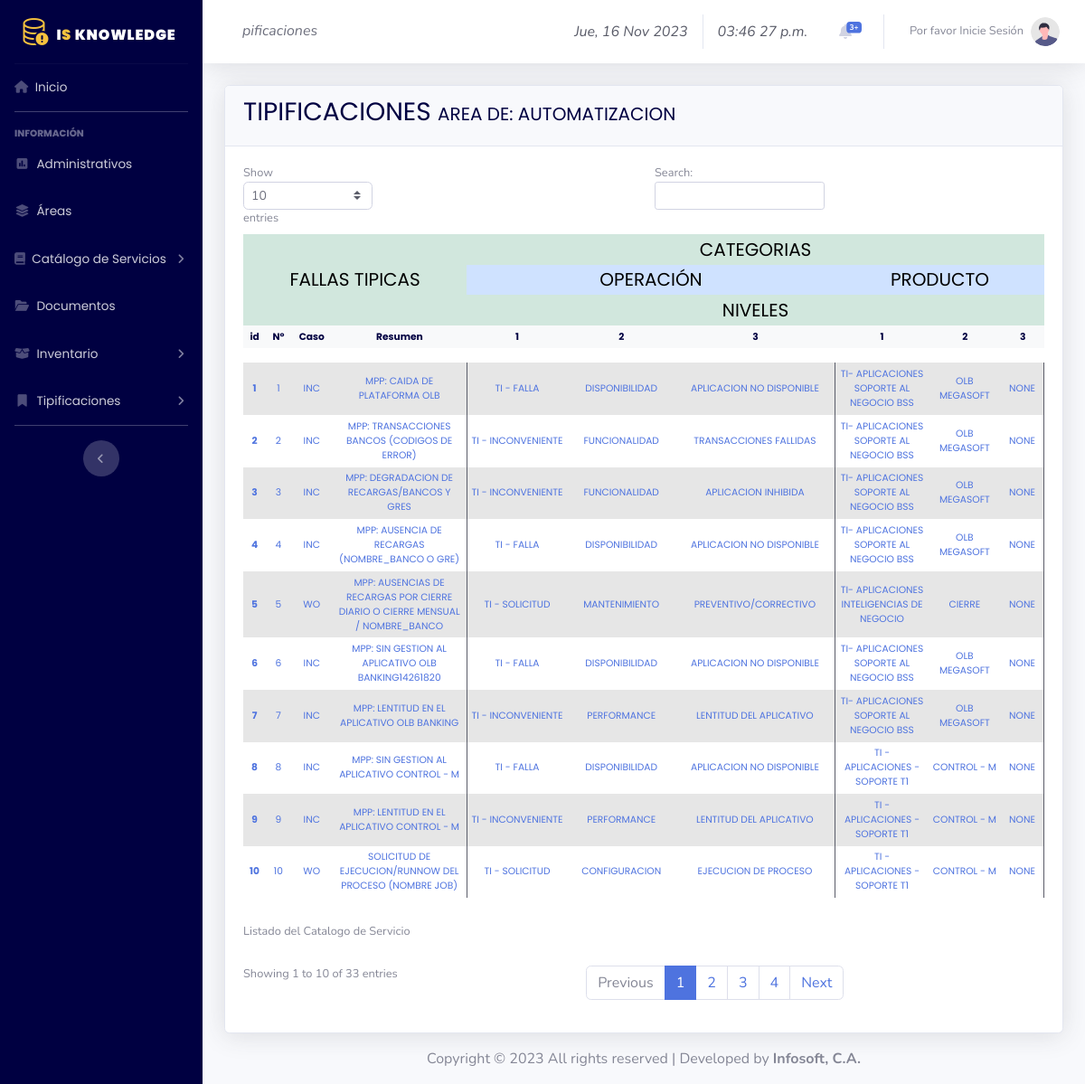
The page /tipificaciones/index.php?tipificaciones=3&area=automatizacion&value=1 on the database its author committed.
### tables this page shows
CREATE TABLE `ke_tipificaciones` (
  `KET_ID` int NOT NULL,
  `KET_ORDER` int NOT NULL,
  `KET_AREA` varchar(255) NOT NULL,
  `KET_TYPE_CASO` varchar(255) NOT NULL,
  `KET_RESUMEN` varchar(255) NOT NULL,
  `KET_OPERACIONES1` varchar(255) NOT NULL,
  `KET_OPERACIONES2` varchar(255) NOT NULL,
  `KET_OPERACIONES3` varchar(255) NOT NULL,
  `KET_PRODUCTO1` varchar(255) NOT NULL,
  `KET_PRODUCTO2` varchar(255) NOT NULL,
  `KET_PRODUCTO3` varchar(255) NOT NULL,
  `KET_CREATION_DATE` date NOT NULL,
  `KET_CREATION_USER` varchar(255) NOT NULL,
  `KET_UPDATE_DATE` date NOT NULL,
  `KET_UPDATE_USER` varchar(255) NOT NULL
);

### conexion/tipificaciones/tipificaciones_filtros.php (called while the page is built, shortened)
<?php
include '../conexion/conexion.php';
$link = $_GET["area"];
$sql = "SELECT * FROM `ke_tipificaciones` where KET_AREA = '$link'";
$result = mysqli_query ($conex, $sql);
print_r(mysqli_error($conex));
print_r(mysqli_error($conex));
print_r(mysqli_error($conex));
print_r(mysqli_error($conex));
print_r(mysqli_error($conex));
print_r(mysqli_error($conex));
print_r(mysqli_error($conex));
print_r(mysqli_error($conex));
print_r(mysqli_error($conex));
print_r(mysqli_error($conex));
?>

### Tipificaciones/tabla.php (the view)
<?php
     if(isset($_SESSION['userId']) && $_SESSION['typeId'] == 1)  {?>
<div class="card shadow">
    <div class="card-header text-uppercase">
        <p class="h3 titulo obj" id="card">TIPIFICACIONES
            <strong class="h5"> Area de:
                <?php if(isset($_GET["area"])!= null){ echo $link; }else{echo ""; } ?>
            </strong>
        </p>
    </div>
    <div class="card-body small">
        <div class="table-responsive">
            <table class="table table-sm table-striped text-center align-middle table-borderless tabla" width="100%" cellspacing="0" id="dataTable">
                <thead class="table-light">
                    <tr>
                        <th colspan="4" rowspan="3" class="table-success h5 text-uppercase text-center align-middle">Fallas tipicas</th>
                        <th colspan="6" class="table-success h5 text-uppercase text-center">Categorias</th>
                        <th colspan="2" rowspan="3" class="table-success h5 text-uppercase text-center align-middle">Acciones</th>
                    </tr>
                    <tr>
                        <th colspan="3" class="h5 text-uppercase text-center table-primary">Operación</th>
                        <th colspan="3" class="h5 text-uppercase text-center table-primary">Producto</th>
                    </tr>
                    <tr>
                        <th colspan="6" class="table-success h5 text-uppercase text-center">Niveles</th>
                    </tr>
                    <tr>
                        <th white="0.5px">id</th>
                        <th white="0.5px">N°</th>
                        <th>Caso</th>
                        <th class="">Resumen</th>
                        <th>1</th>
                        <th>2</th>
                        <th>3</th>
                        <th>1</th>
                        <th>2</th>
                        <th>3</th>
                        <th style="width: 6%;">Editar</th>
                        <th style="width: 6%;">Eliminar</th>
                    </tr>
                </thead>
                <tbody class="table-group-divider">
                    <tr>
                        <?php  if(isset($_GET["value"]) == null){ echo "No existen Datos Actualmente!"; }else { foreach ($result as $r) { ?>
                        <th class="text-primary align-middle " white="0.5px"><?= $r['KET_ID']?></th>
                        <td class="text-primary align-middle" white="0.5px" ><?= $r['KET_ORDER'];?></td>
                        <td class="text-primary align-middle"><?= $r['KET_TYPE_CASO']; ?></td>
                        <td class="text-primary align-middle border-end border-dark"><?= $r['KET_RESUMEN']; ?></td>
                        <td class="text-primary align-middle"><?= $r['KET_OPERACIONES1']; ?></td>
                        <td class="text-primary align-middle"><?= $r['KET_OPERACIONES2']; ?></td>
                        <td class="text-primary align-middle border-end border-dark"><?= $r['KET_OPERACIONES3']; ?></td>
                        <td class="text-primary align-middle"><?= $r['KET_PRODUCTO1']; ?></td>
                        <td class="text-primary align-middle"><?= $r['KET_PRODUCTO2']; ?></td>
                        <td class="text-primary align-middle border-end border-dark"><?= $r['KET_PRODUCTO3']; ?></td>
                        <td style="width: 6%;">
                            <a role="button" class="d-none d-sm-inline-block btn btn-primary btn-sm icon-t" data-bs-toggle="modal" href="#edit<?= $r['KET_ID']?>">
                                <i class="fas fa-user-pen fa-sm text-white" ></i> Editar
                            </a>
                        </td>
                        <td style="width: 6%;">
                            <a role="button" class="d-none d-sm-inline-block btn btn-secondary btn-sm icon-t" data-bs-toggle="modal" href="#delete<?= $r['KET_ID']?>">
                                <i class="fas fa-trash-alt fa-sm text-white" ></i> Eliminar
                            </a>
                        </td>
                        <?php include ('../modals/tipificaciones/edit.php')?>
                        <?php include ('../modals/tipificaciones/delete.php')?>
                    </tr>
                    <?php } } ?>
                    <caption>Listado del Catalogo de Servicio</caption>
                </tbody>
            </table>
        </div>
    </div>
</div>
<?php } if(!isset($_SESSION['userId']) || $_SESSION['typeId'] == 2){?>
    <div class="card shadow">
    <div class="card-header text-uppercase">
        <p class="h3 titulo obj" id="card">TIPIFICACIONES
            <strong class="h5"> Area de:
                <?php if(isset($_GET["area"])!= null){ echo $link; }else{echo ""; } ?>
            </strong>
        </p>
    </div>
    <div class="card-body small">
        <div class="table-responsive">
        <table class="table table-sm table-striped text-center align-middle table-borderless tabla" width="100%" cellspacing="0" id="dataTable">
                <thead class="table-light">
                    <tr>
                        <th colspan="4" rowspan="3" class="table-success h5 text-uppercase text-center align-middle">Fallas tipicas</th>
                        <th colspan="6" class="table-success h5 text-uppercase text-center">Categorias</th>
                    </tr>
                    <tr>
                        <th colspan="3" class="h5 text-uppercase text-center table-primary">Operación</th>
                        <th colspan="3" class="h5 text-uppercase text-center table-primary">Producto</th>
                    </tr>
                    <tr>
                        <th colspan="6" class="table-success h5 text-uppercase text-center">Niveles</th>
                    </tr>
                    <tr>
                        <th white="0.5px">id</th>
                        <th white="0.5px">N°</th>
                        <th>Caso</th>
                        <th class="">Resumen</th>
                        <th>1</th>
                        <th>2</th>
                        <th>3</th>
                        <th>1</th>
                        <th>2</th>
                        <th>3</th>
                    </tr>
                </thead>
                <tbody class="table-group-divider">
                    <tr>
                        <?php  if(isset($_GET["value"]) == null){ echo "No existen Datos Actualmente!"; }else { foreach ($result as $r) { ?>
                        <th class="text-primary align-middle " white="0.5px"><?= $r['KET_ID']?></th>
                        <td class="text-primary align-middle" white="0.5px" ><?= $r['KET_ORDER'];?></td>
                        <td class="text-primary align-middle"><?= $r['KET_TYPE_CASO']; ?></td>
                        <td class="text-primary align-middle border-end border-dark"><?= $r['KET_RESUMEN']; ?></td>
                        <td class="text-primary align-middle"><?= $r['KET_OPERACIONES1']; ?></td>
                        <td class="text-primary align-middle"><?= $r['KET_OPERACIONES2']; ?></td>
                        <td class="text-primary align-middle border-end border-dark"><?= $r['KET_OPERACIONES3']; ?></td>
                        <td class="text-primary align-middle"><?= $r['KET_PRODUCTO1']; ?></td>
                        <td class="text-primary align-middle"><?= $r['KET_PRODUCTO2']; ?></td>
                        <td class="text-primary align-middle border-end border-dark"><?= $r['KET_PRODUCTO3']; ?></td>
                    </tr>
                    <?php } } ?>
                    <caption>Listado del Catalogo de Servicio</caption>
                </tbody>
            </table>
        </div>
    </div>
</div>
<?php }?>

### style/customstyles.css (style rules this page uses)
.titulo { color: #000041; font-family: 'Poppins', sans-serif; }
th { font-family: 'Poppins', sans-serif; font-size:smaller; color: #000041; }
td { font-family: 'Poppins', sans-serif; font-size: smaller; }

### rows shown on the page
ke_tipificaciones: KET_ID "1", KET_ORDER "1", KET_TYPE_CASO "INC", KET_RESUMEN "MPP: CAIDA DE PLATAFORMA OLB", KET_OPERACIONES1 "TI - FALLA", KET_OPERACIONES2 "DISPONIBILIDAD", KET_OPERACIONES3 "APLICACION NO DISPONIBLE", KET_PRODUCTO1 "TI- APLICACIONES SOPORTE AL NEGOCIO BSS", KET_PRODUCTO2 "OLB MEGASOFT", KET_PRODUCTO3 "NONE"
ke_tipificaciones: KET_ID "2", KET_ORDER "2", KET_TYPE_CASO "INC", KET_RESUMEN "MPP: TRANSACCIONES BANCOS (CODIGOS DE ERROR)", KET_OPERACIONES1 "TI - INCONVENIENTE", KET_OPERACIONES2 "FUNCIONALIDAD", KET_OPERACIONES3 "TRANSACCIONES FALLIDAS", KET_PRODUCTO1 "TI- APLICACIONES SOPORTE AL NEGOCIO BSS", KET_PRODUCTO2 "OLB MEGASOFT", KET_PRODUCTO3 "NONE"
ke_tipificaciones: KET_ID "3", KET_ORDER "3", KET_TYPE_CASO "INC", KET_RESUMEN "MPP: DEGRADACION DE RECARGAS/BANCOS Y GRES", KET_OPERACIONES1 "TI - INCONVENIENTE", KET_OPERACIONES2 "FUNCIONALIDAD", KET_OPERACIONES3 "APLICACION INHIBIDA", KET_PRODUCTO1 "TI- APLICACIONES SOPORTE AL NEGOCIO BSS", KET_PRODUCTO2 "OLB MEGASOFT", KET_PRODUCTO3 "NONE"
ke_tipificaciones: KET_ID "4", KET_ORDER "4", KET_TYPE_CASO "INC", KET_RESUMEN "MPP: AUSENCIA DE RECARGAS (NOMBRE_BANCO O GRE)", KET_OPERACIONES1 "TI - FALLA", KET_OPERACIONES2 "DISPONIBILIDAD", KET_OPERACIONES3 "APLICACION NO DISPONIBLE", KET_PRODUCTO1 "TI- APLICACIONES SOPORTE AL NEGOCIO BSS", KET_PRODUCTO2 "OLB MEGASOFT", KET_PRODUCTO3 "NONE"
ke_tipificaciones: KET_ID "5", KET_ORDER "5", KET_TYPE_CASO "WO", KET_RESUMEN "MPP: AUSENCIAS DE RECARGAS POR CIERRE DIARIO O CIERRE MENSUAL / NOMBRE_BANCO", KET_OPERACIONES1 "TI - SOLICITUD", KET_OPERACIONES2 "MANTENIMIENTO", KET_OPERACIONES3 "PREVENTIVO/CORRECTIVO", KET_PRODUCTO1 "TI- APLICACIONES INTELIGENCIAS DE NEGOCIO", KET_PRODUCTO2 "CIERRE", KET_PRODUCTO3 "NONE"
ke_tipificaciones: KET_ID "6", KET_ORDER "6", KET_TYPE_CASO "INC", KET_RESUMEN "MPP: SIN GESTION AL APLICATIVO OLB BANKING14261820", KET_OPERACIONES1 "TI - FALLA", KET_OPERACIONES2 "DISPONIBILIDAD", KET_OPERACIONES3 "APLICACION NO DISPONIBLE", KET_PRODUCTO1 "TI- APLICACIONES SOPORTE AL NEGOCIO BSS", KET_PRODUCTO2 "OLB MEGASOFT", KET_PRODUCTO3 "NONE"
ke_tipificaciones: KET_ID "7", KET_ORDER "7", KET_TYPE_CASO "INC", KET_RESUMEN "MPP: LENTITUD EN EL APLICATIVO OLB BANKING", KET_OPERACIONES1 "TI - INCONVENIENTE", KET_OPERACIONES2 "PERFORMANCE", KET_OPERACIONES3 "LENTITUD DEL APLICATIVO", KET_PRODUCTO1 "TI- APLICACIONES SOPORTE AL NEGOCIO BSS", KET_PRODUCTO2 "OLB MEGASOFT", KET_PRODUCTO3 "NONE"
ke_tipificaciones: KET_ID "8", KET_ORDER "8", KET_TYPE_CASO "INC", KET_RESUMEN "MPP: SIN GESTION AL APLICATIVO CONTROL - M", KET_OPERACIONES1 "TI - FALLA", KET_OPERACIONES2 "DISPONIBILIDAD", KET_OPERACIONES3 "APLICACION NO DISPONIBLE", KET_PRODUCTO1 "TI - APLICACIONES - SOPORTE T1", KET_PRODUCTO2 "CONTROL - M", KET_PRODUCTO3 "NONE"
ke_tipificaciones: KET_ID "9", KET_ORDER "9", KET_TYPE_CASO "INC", KET_RESUMEN "MPP: LENTITUD EN EL APLICATIVO CONTROL - M", KET_OPERACIONES1 "TI - INCONVENIENTE", KET_OPERACIONES2 "PERFORMANCE", KET_OPERACIONES3 "LENTITUD DEL APLICATIVO", KET_PRODUCTO1 "TI - APLICACIONES - SOPORTE T1", KET_PRODUCTO2 "CONTROL - M", KET_PRODUCTO3 "NONE"
ke_tipificaciones: KET_ID "10", KET_ORDER "10", KET_TYPE_CASO "WO", KET_RESUMEN "SOLICITUD DE EJECUCION/RUNNOW DEL PROCESO (NOMBRE JOB)", KET_OPERACIONES1 "TI - SOLICITUD", KET_OPERACIONES2 "CONFIGURACION", KET_OPERACIONES3 "EJECUCION DE PROCESO", KET_PRODUCTO1 "TI - APLICACIONES - SOPORTE T1", KET_PRODUCTO2 "CONTROL - M", KET_PRODUCTO3 "NONE"

### other values the page prints
$result "pificaciones"
$link "AUTOMATIZACION"
